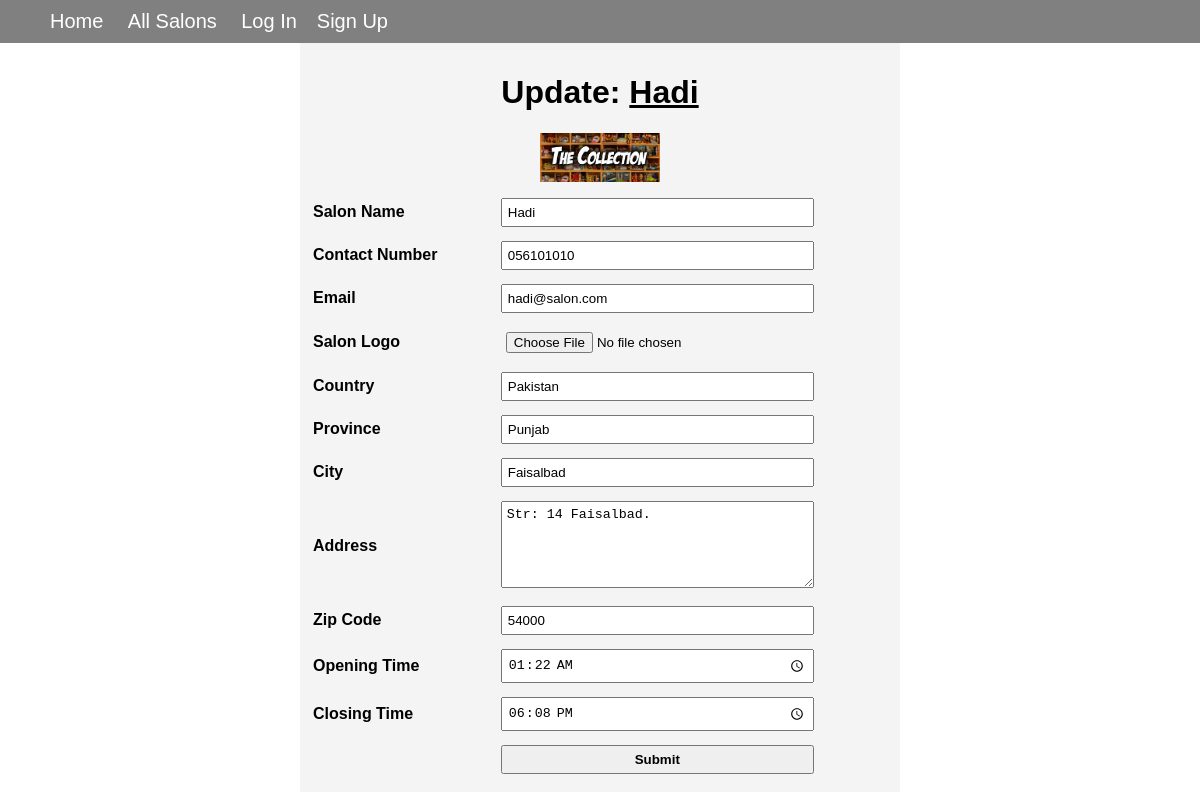
Page /admin/salon_edit.php?id=1 on the committed database.
### tables this page shows
CREATE TABLE `tbl_salon` (
  `salon_id` int(11) NOT NULL,
  `name` varchar(200) NOT NULL,
  `contact_no` varchar(15) NOT NULL,
  `email` varchar(50) NOT NULL,
  `logo_image` varchar(200) NOT NULL,
  `country` varchar(50) NOT NULL,
  `province` varchar(50) NOT NULL,
  `city` varchar(50) NOT NULL,
  `address` varchar(200) NOT NULL,
  `zip_code` varchar(50) NOT NULL,
  `opening_time` time NOT NULL,
  `closing_time` time NOT NULL,
  `create_date` date NOT NULL
);

### admin/salon_edit.php (the view, shortened to what this page needs)
<!DOCTYPE html>
<html>
<head>
    <link rel="stylesheet" type="text/css" href="../include_files/mystyle.css">
</head>
<body>
<?php include_once "../navigation.php"; ?>
<?php
$salon_id = $_GET['id'];
require_once '../database_connection.php';
$sql = "SELECT * FROM tbl_salon WHERE salon_id = '$salon_id'";
$stmt = $conn->prepare($sql);
$stmt->execute();
$row = $stmt->fetch(PDO::FETCH_ASSOC);
?>
<form action="salon_update.php" method="post" enctype="multipart/form-data">
    <div align="center">
        <h1>Update: <u><?php echo $row['name']?></u></h1>
        <img src="<?php echo $row['logo_image']; ?>" width="120">
    </div>
    <table border="0">
        <tr>
            <td><input type="hidden" name="salon_id" value="<?php echo $row['salon_id']; ?>"></td>
        </tr>
        <tr>
            <td><strong>Salon Name</strong></td>
            <td><input class="txt_input" type="text" name="salonName" required="" value="<?php echo $row['name']?>"></td>
        </tr>
        <tr>
            <td><strong>Contact Number</strong></td>
            <td><input class="txt_input" type="number" name="contactNo" required="" value="<?php echo $row['contact_no']?>"></td>
        </tr>
        <tr>
            <td><strong>Email</strong></td>
            <td><input class="txt_input" type="text" name="email" required="" value="<?php echo $row['email']?>"></td>
        </tr>
        <tr>
            <td><strong>Salon Logo</strong></td>
            <td><input class="txt_input" type="file" name="profileImage" required=""></td>
        </tr>
        <tr>
            <td><strong>Country</strong></td>
            <td><input class="txt_input" type="text" name="country" required="" value="<?php echo $row['country']?>"></td>
        </tr>
        <tr>
            <td><strong>Province</strong></td>
            <td><input class="txt_input" type="text" name="province" required="" value="<?php echo $row['province']?>"></td>
        </tr>
        <tr>
            <td><strong>City</strong></td>
            <td><input class="txt_input" type="text" name="city" required="" value="<?php echo $row['city']?>"></td>
        </tr>
        <tr>
            <td><strong>Address</strong></td>
            <td>
                <textarea class="txt_input" name="address" required="" rows="5"><?php echo $row['address']?></textarea>
            </td>
        </tr>
        <tr>
            <td><strong>Zip Code</strong></td>
            <td><input class="txt_input" type="text" name="zipCode" required="" value="<?php echo $row['zip_code']?>"></td>
        </tr>
        <tr>
            <td><strong>Opening Time</strong></td>
            <td><input class="txt_input" type="time" name="openingTime" required="" value="<?php echo $row['opening_time']?>"></td>
        </tr>
        <tr>
            <td><strong>Closing Time</strong></td>
            <td><input class="txt_input" type="time" name="closingTime" required="" value="<?php echo $row['closing_time']?>"></td>
        </tr>
        <tr>
            <td></td>
            <td><button class="txt_input" type="submit" name="submit">Submit</button></td>
        </tr>
    </table>
</form>
</body>
</html>

### include_files/mystyle.css (style rules this page uses)
body { font-family: sans-serif; margin: 0; }
* { box-sizing: border-box; }

### admin/salon_edit.php (style rules this page uses)
form { padding: 10px; background-color: #d3d3d340; width: 50%; margin: 0 auto; }
table { width: 100%; }
.txt_input { padding: 5px; margin: 5px; width: 80%; }
button { padding: 5px; margin: 5px; width: 70%; font-weight: bold; }

### rows in the picture
tbl_salon: name "Hadi", logo_image (picture), salonName "Hadi", contactNo "056101010", email "hadi@salon.com", country "Pakistan", province "Punjab", city "Faisalbad", address "Str: 14 Faisalbad.", zipCode "54000", openingTime "01:22:00", closingTime "18:08:00"
